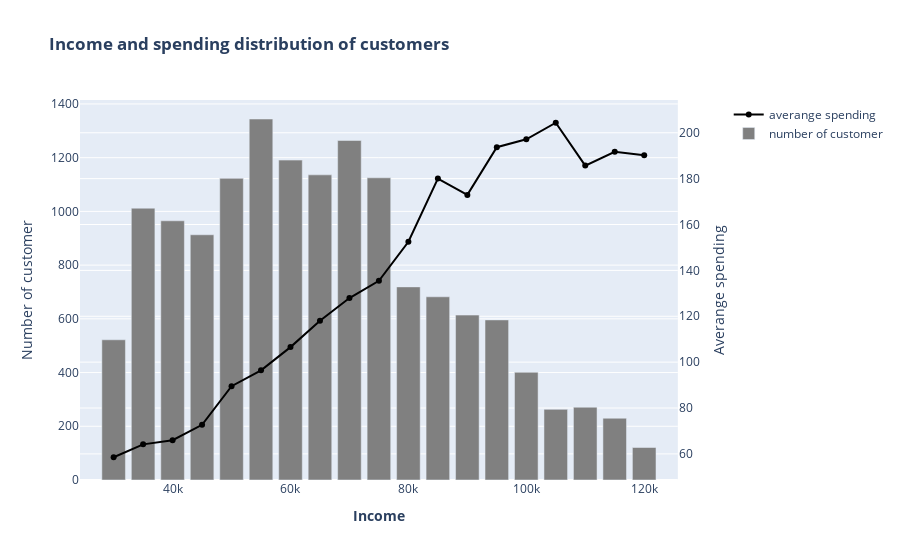

Notebook source saved alongside this figure:
### Markdown cell above
## 2.4 - Income and spending distribution of customers

### Code cell
df_c = copy.deepcopy(df_transactions)
df_c['income'] = df_c['income'].apply(lambda x: round(x/5000)*5000)
df_c = df_c.groupby(['income'], as_index = False).agg({'amount' : 'mean', 'user_id': 'nunique'})
df_c = df_c.rename(columns = {'amount' : 'averange spending'})
df_c.head(10)


# Create figure with secondary y-axis
fig = make_subplots(specs=[[{"secondary_y": True}]])

# Add traces
fig.add_trace(
    go.Scatter(x=df_c["income"], y= df_c['averange spending'], name="averange spending"
              ,marker_color= 'black'),
    secondary_y=True, 
)


fig.add_trace(
    go.Bar(x=df_c["income"], y=df_c['user_id'], name="number of customer", marker_color= 'gray'),
    secondary_y=False
)

fig.update_layout(title_text="<b> Income and spending distribution of customers")

# Set x-axis title
fig.update_xaxes(title_text="<b>Income<b>")

# Set y-axes titles
fig.update_yaxes(title_text="Number of customer", secondary_y=False)
fig.update_yaxes(title_text="Averange spending", secondary_y=True)

fig.show()

### Figure 1 — Plotly figure (JSON) as saved in the notebook; plotly's stock layout.template omitted (floating-point values rounded to 4 significant figures)
{"data": [{"marker": {"color": "black"}, "name": "averange spending", "type": "scatter", "x": [30000, 35000, 40000, 45000, 50000, 55000, 60000, 65000, 70000, 75000, 80000, 85000, 90000, 95000, 100000, 105000, 110000, 115000, 120000], "xaxis": "x", "y": [58.54, 64.16, 65.95, 72.68, 89.53, 96.42, 106.6, 118.0, 127.9, 135.5, 152.5, 180.0, 172.9, 193.7, 197.1, 204.4, 185.7, 191.7, 190.2], "yaxis": "y2"}, {"marker": {"color": "gray"}, "name": "number of customer", "type": "bar", "x": [30000, 35000, 40000, 45000, 50000, 55000, 60000, 65000, 70000, 75000, 80000, 85000, 90000, 95000, 100000, 105000, 110000, 115000, 120000], "xaxis": "x", "y": [522, 1012, 965, 913, 1123, 1344, 1191, 1136, 1264, 1125, 719, 682, 614, 596, 401, 263, 271, 230, 121], "yaxis": "y"}], "layout": {"title": {"text": "<b> Income and spending distribution of customers"}, "xaxis": {"anchor": "y", "domain": [0, 0.94], "title": {"text": "<b>Income<b>"}}, "yaxis": {"anchor": "x", "domain": [0, 1], "title": {"text": "Number of customer"}}, "yaxis2": {"anchor": "x", "overlaying": "y", "side": "right", "title": {"text": "Averange spending"}}}}
